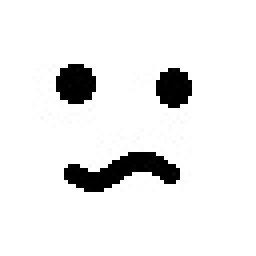
#> input picture source/test.jpg, 64 x 64 px (shown 4 times larger)
$ jupyter execute --allow-errors Hilbert_Sight_to_sound_64x64.ipynb   (shell and % lines are left out)
#> lines starting #> are read from the running program, lines starting #| are printed output that depends on the picture
<a href="https://colab.research.google.com/github/priyampnchl/image-to-waveform/blob/main/source/Hilbert_Sight_to_sound_64x64.ipynb" target="_parent"></a>

#Demo - Sight to sound application

Takes in a 64x64 image and turns it into an audio waveform.

The idea behind this project is to focus more on the applicability of infinite math such as hilbert curves, and particularly to explore the properties of fractal geometries. The project highlights how the self repeating nature and the property of spatial proximity preservation of Hilbert Curves leads to an interesting and unique result that is otherwise not possible to achieve.

###Usage
Run cell 1 and upload the image that is included in the "test.jpg" image included in the same directory as this notebook. Each successive cell can be run one by one to see what each cell is doing.

###Note:
The runtime crashes sometimes when executing the final cell, but it should be fine if retried.

1. This cell imports the file using the google.colab files.upload() function

[cell 1]
from google.colab import files
uploaded = files.upload() #upload file
#> the answer given: test.jpg

2. This cell installs and imports required libraries (see code comments) and defines an array normalizing function.

[cell 2]

#Import necessary packages
from hilbertcurve.hilbertcurve import HilbertCurve
from numpy import asarray                             #for array functions
import numpy as np                                    #for array functions
import math                                           #for math functions
import cv2                                            #for image functions
import matplotlib.pyplot as plt                       #for plotting
from scipy.io.wavfile import write                    #for creating the waveform

def normalize(values, bounds):                        #Define a normalize function for array
    return [bounds['desired']['lower'] + (x - bounds['actual']['lower']) * (bounds['desired']['upper'] - bounds['desired']['lower']) / (bounds['actual']['upper'] - bounds['actual']['lower']) for x in values]

3. This cell creates an image object "input_img" and displays the image "test.jpg", which would be the uploaded image.

[cell 3]
input_img = cv2.imread('test.jpg',0) #creates an image object using the filename provided (in this case, test.jpg, must match uploaded file)
#> input_img is the input picture: shape (64, 64); min 0, max 255, mean 236.1
plt.figure(figsize=(6,6)) #defines size of the rendered plot
plt.imshow(input_img) #renders the image uploaded

4. This cell defines the parameters of the Hilbert Curve that we need to generate. The number of pixels in the image correspond to the total length and therefore the total number of points on the Hilbert Curve.

  The dimension of the Hilbert Curve is 2 (because, planar). The total is given by line 3 in the code below, (order (64*64) which must equal 4096, so the order of the hilbert curve is 6.

[cell 4]
p=6                                   #Order of the Hilbert Curve
n=2                                   #Dimension  of the Hilbert Curve (here 2, for planar curve)
total=(n**p)**2                       #total number of points in Hilbert Curve, should be same as pixels in the image
img_dimension=int(math.sqrt(total))   #Will determine how many freq components are there

5. This cell creates a hilbert curve object using the set parameters and the library command, and plots the 6th order 2D hilbert curve on the left. The right side shows how the different points in the 2D space are mapped to a linear range from 0 to 4096, from (0,0) to (64,64).

#> (a cell that did not finish here is left out)

6. This block is to resize the image, because as will become evident in the later steps, the frequency resolution is actually very difficult with 4096 separate values.

[cell 6]
#Resize block, only comes into picture when we want to reduce resolution to allow better frequency separation at the cost of losing resolution
#Right now though, this block is not doing any resizing.
resized_img = cv2.resize(input_img, dsize=(img_dimension, img_dimension))
plt.figure(figsize=(6,6))
plt.imshow(resized_img)

7. This cell creates the  array that has the pixel values mapped to the image using the Hilbert Curve and plots the intensity values of the pixels as transformed onto the 1 dimensional line

[cell 7]
inv_img=cv2.bitwise_not(resized_img)                    #Inverting the image because we are using black lines on white background, so this will make black correspond to high inentsity and white to low.
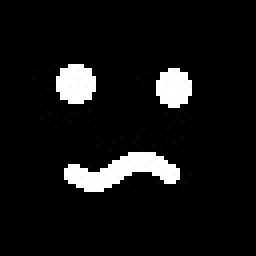
#> inv_img: shape (64, 64) (shown 4 times larger); min 0, max 255, mean 18.9
hilbert_array=np.zeros(total)                           #Create empty array full of Zeroes

#Create a 1D array and populate the pixel values onto it using hilbert coordinate mapping
#> (the rest of this cell did not finish here and is left out)

8. This block creates a list of equidistant frequency components between 2 specified points (min and max)

[cell 8]
start=100           #Lower bound frequency
stop=700            #Upper bound frequency
num_points=total
eqpoints = np.linspace(start, stop, num_points) #Array of equally spaced points


for i in range(total):
  eqpoints[i]=round(eqpoints[i],6)

freqs_intensities=dict(zip(eqpoints,hilbert_array))
plt.figure(figsize=(20,8))

plt.bar(eqpoints,hilbert_array) #This plot shows the intensities of each frequency component in the final waveform
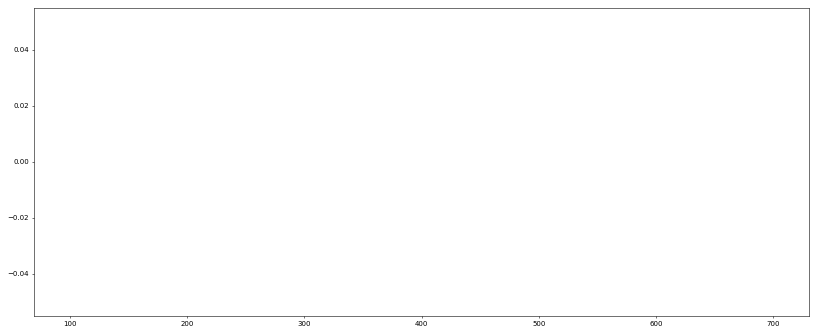
#> figure drawn by matplotlib, 1 panel

9. This cell defines a function that generates a sinewave of a set length (seconds) at 44.1KHz sample rate at a specified frequency.

    **This code has been taken from the documentation. Link is here.** https://docs.scipy.org/doc/scipy/reference/generated/scipy.io.wavfile.write.html

[cell 9]
samplerate = 44100
def gen_sinewave(freq,scaling=1):
  t = np.linspace(0., 1., samplerate)
  amplitude = np.iinfo(np.int16).max
  data = amplitude * scaling * np.sin(2. * np.pi * freq * t)
  plt.plot(t,data)
  return data

gen_sinewave(1)
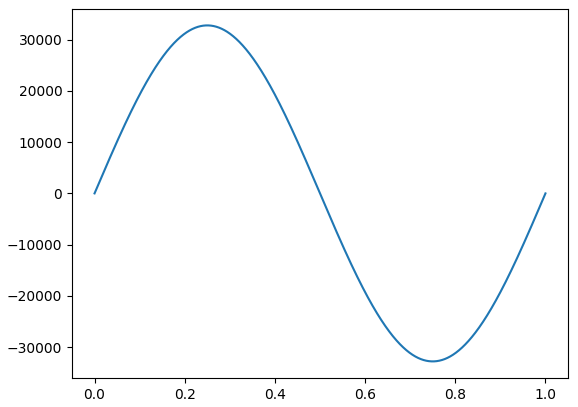
#> figure drawn by matplotlib, 1 panel; curve peaks at x = 0.25, y = 32767

10. This cell will take the array of intensities at each frequency and creates a waveform combining all the different sinewaves.

    **The code to write a wav file here has been taken from the documentation. Link is here.** https://docs.scipy.org/doc/scipy/reference/generated/scipy.io.wavfile.write.html

[cell 10]
t=0.1
bsin=gen_sinewave(0,0)
